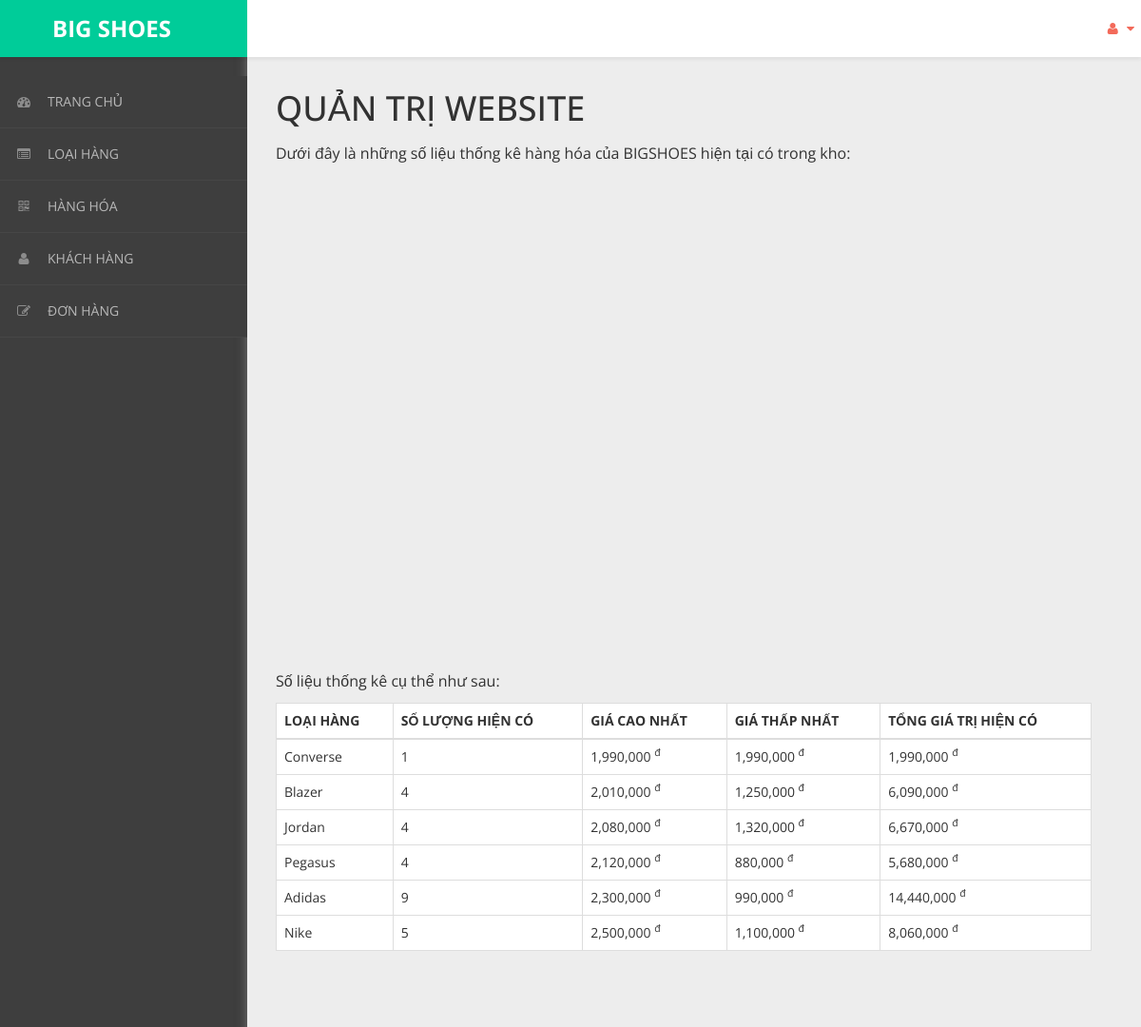
Before: /admin/content/thong-ke/thong-ke-list.php with the older database file.
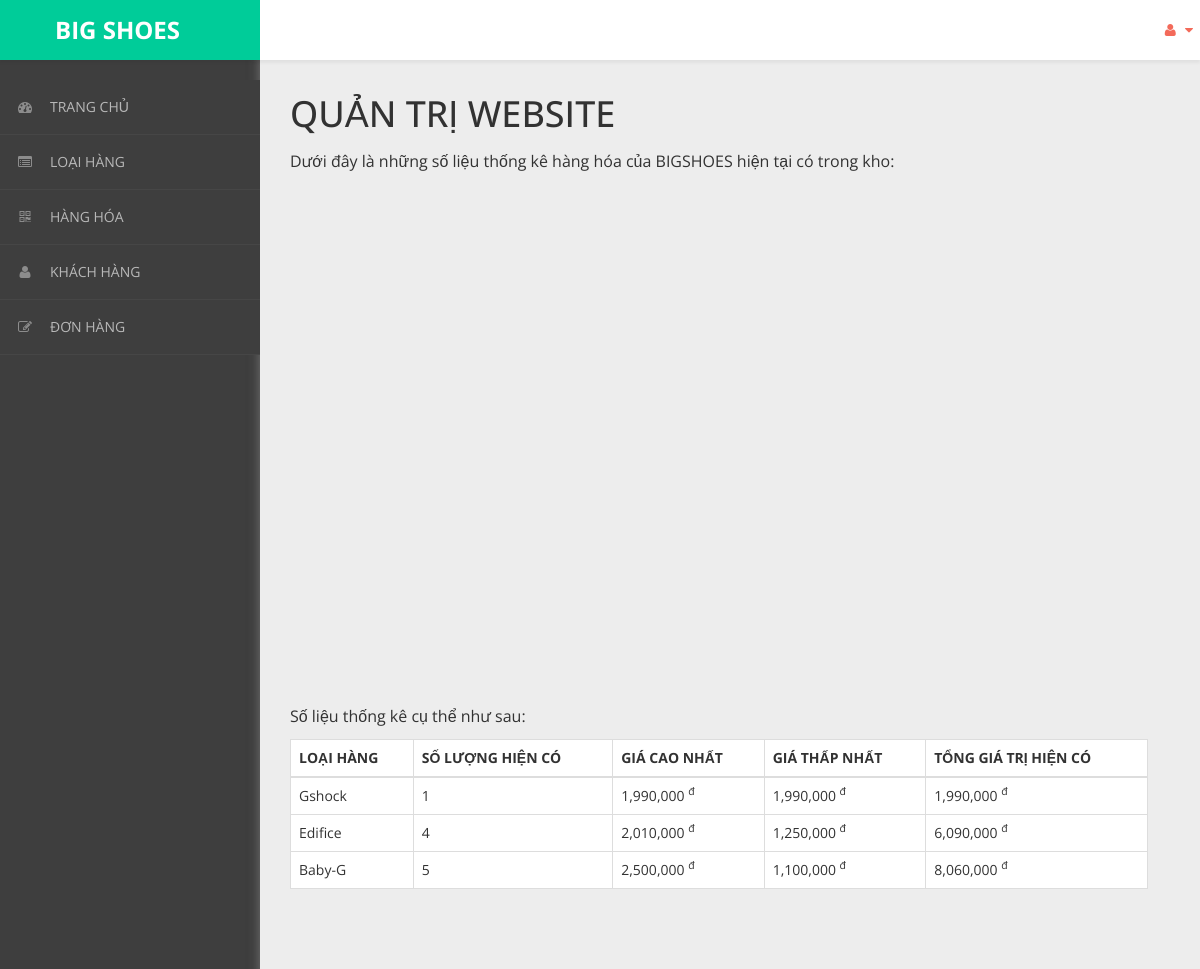
After: the same page with the newer database file.
### tables this page shows
CREATE TABLE `loai_hang` (
  `ma_loai` int(11) NOT NULL,
  `ten_loai` varchar(50) NOT NULL
);

### admin/dao/pdo.php (called while the page is built, shortened)
<?php
    function pdo_get_connection(){
        $pdo = new PDO("mysql:host=localhost;dbname=bigshoes",'root','');
        $pdo->setAttribute(PDO::ATTR_ERRMODE, PDO::ERRMODE_EXCEPTION);
        return $pdo;
    }
    function pdo_query($sql){
        $sql_args = array_slice(func_get_args(),1);
        try{
            $conn = pdo_get_connection();
            $stmt = $conn ->prepare($sql);
            $stmt -> execute($sql_args);
            $rows = $stmt -> fetchAll();
            return $rows;
        }catch(PDOException $e){
            throw $e;
        }finally{
            unset($conn);
        }
    }
    ?>

### admin/dao/thong-ke.php (called while the page is built, shortened)
<?php
    require_once ('pdo.php');
    function thong_ke_hang_hoa(){
    $sql = "SELECT lo.ma_loai, lo.ten_loai,"
            . " COUNT(*) so_luong,"
            . " MIN(hh.don_gia) gia_min,"
            . " MAX(hh.don_gia) gia_max,"
            . " SUM(hh.don_gia) gia_sum"
            . " FROM hang_hoa hh "
            . " JOIN loai_hang lo ON lo.ma_loai=hh.ma_loai "
            . " GROUP BY lo.ma_loai, lo.ten_loai";
    return pdo_query($sql);
    }
?>

### admin/content/thong-ke/thong-ke-list.php (the view, shortened to what this page needs)
<!DOCTYPE html>
<html xmlns="http://www.w3.org/1999/xhtml">
<head>
    <link href="../../../css/admin/css/bootstrap.css" rel="stylesheet" />
    <link href="../../../css/admin/css/font-awesome.css" rel="stylesheet" />
    <link href="../../../css/admin/css/custom-styles.css" rel="stylesheet" />
                <?php
                require_once('../../dao/thong-ke.php');
                $items = thong_ke_hang_hoa();
                ?>
</head>
<body>
    <div id="wrapper">
        <nav class="navbar navbar-default top-navbar" role="navigation">
            <div class="navbar-header">
                <a class="navbar-brand" href="../../../../bigshoes/trang-chinh/" style="background:#00CC99;">
                    <strong style="margin-left: 40px;">BIG SHOES</strong></a>
            </div>
            <ul class="nav navbar-top-links navbar-right">
                <li class="dropdown">
                    <a class="dropdown-toggle" data-toggle="dropdown" href="#" aria-expanded="false">
                        <i class="fa fa-user fa-fw"></i> <i class="fa fa-caret-down"></i>
                    </a>
                </li>
            </ul>
        </nav>
        <nav class="navbar-default navbar-side" role="navigation">
            <div class="sidebar-collapse">
                <ul class="nav" id="main-menu">
                    <li>
                        <a href="../thong-ke/thong-ke-list.php"><i class="fa fa-dashboard"></i>TRANG CHỦ</a>
                    </li>
                    <li>
                        <a href="../loai-hang/loai-hang-list.php"><i class="fa fa-list-alt" aria-hidden="true"></i>LOẠI HÀNG</a>
                    </li>
                    <li>
                        <a href="../hang-hoa/hang-hoa-list.php"><i class="fa fa-qrcode"></i>HÀNG HÓA</a>
                    </li>
                    <li>
                        <a href="../khach-hang/khach-hang-list.php"><i class="fa fa-user"></i>KHÁCH HÀNG</a>
                    </li>
                    <li>
                        <a href="../hoa-don/hoa-don-list.php"><i class="fa fa-edit"></i>ĐƠN HÀNG</a>
                    </li>
                </ul>
            </div>
        </nav>
        <div id="page-wrapper">
            <div class="header">
                <div class="page-header">
                    <h1>QUẢN TRỊ WEBSITE</h1>
                    <p>Dưới đây là những số liệu thống kê hàng hóa của BIGSHOES hiện tại có trong kho: </p>
                    <div id="columnchart_values" style="width: 100%; height: 300px;"></div><br><br><br><br><br><br><br><br><br><br>
                    <p>Số liệu thống kê cụ thể như sau: </p>
                    <table class="table table-bordered" style="background-color:#fff">
                        <thead>
                            <tr>
                                <th>LOẠI HÀNG</th>
                                <th>SỐ LƯỢNG HIỆN CÓ</th>
                                <th>GIÁ CAO NHẤT</th>
                                <th>GIÁ THẤP NHẤT</th>
                                <th>TỔNG GIÁ TRỊ HIỆN CÓ</th>
                            </tr>
                        </thead>
                        <tbody>
                            <?php foreach ($items as $item) {
                                extract($item);
                            ?>
                                <tr>
                                    <td><?= $ten_loai ?></td>
                                    <td><?= $so_luong ?></td>
                                    <td><?= number_format($gia_max) ?> <sup>đ</sup></td>
                                    <td><?= number_format($gia_min) ?> <sup>đ</sup></td>
                                    <td><?= number_format($gia_sum) ?> <sup>đ</sup></td>
                                </tr>
                            <?php } ?>
                        </tbody>
                    </table>
                </div>
            </div>
        </div>
    </div>
</body>
</html>

### css/admin/css/custom-styles.css (style rules this page uses)
body { font-family: 'Open Sans', sans-serif; background: #3E3E3E; }
#wrapper { width: 100%; }
#page-wrapper { padding: 15px 15px; min-height: 600px; background: #EDEDED; }
h1, .h1, h2, .h2, h3, .h3 { margin-top: 7px; margin-bottom: -5px; }
p { font-size:16px; line-height:25px; padding-top:20px; }
.navbar-side { z-index: 0; }
.navbar-side .nav > li > a > i { color: #8C8C8C;padding: 8px;width: 30px;text-align: center; }
.top-navbar { position: fixed; width: 100%; z-index: 300; -webkit-box-shadow: 0 3px 3px rgba(0, 0, 0, 0.05); -moz-box-shadow: 0 3px 3px rgba(0, 0, 0, 0.05); box-shadow: 0 3px 3px rgba(0, 0, 0, 0.05); }
.navbar-side { z-index: 1; position: fixed; width: 260px; top: 80px; }
#page-wrapper { position: relative; top: 55px; box-shadow: 0 0 10px #757575; -moz-box-shadow: 0 0 10px #757575; -webkit-box-shadow: 0 0 10px #757575; }
.page-header { margin: 0;border-bottom: 1px solid transparent;text-align: left;background-color: rgb(237, 237, 237);padding: 32px 22px 32px 0;color: #323232; }
.header { margin: 0 30px; }
.top-navbar { margin:0px; }
.top-navbar .navbar-brand { color: #fff;width: 260px;text-align: left;height: 60px;font-size: 24px;font-weight: 700;line-height: 30px;background: #F36A5A; }
.top-navbar .nav > li { position: relative; display: inline-block; margin: 0px; padding: 0px; }
.top-navbar .nav > li > a { position: relative; display: block; padding: 20px;color: #FFFFFF; margin: 0px; }
.sidebar-collapse , .sidebar-collapse .nav { background:none; }
.sidebar-collapse .nav { padding:0; }
.sidebar-collapse .nav > li > a { color: #B8B8B8; background:transparent; text-shadow:none; font-size: 14px; }
.sidebar-collapse > .nav > li > a { padding: 12px 10px; }
.sidebar-collapse > .nav > li { border-bottom: 1px solid rgba(107, 108, 109, 0.19); }
.navbar-side { border:none; background: #3E3E3E; }
.top-navbar { background: #FFFFFF; border-bottom:none; }
.top-navbar .nav > li > a > i { margin-right: 2px; }
.navbar-default { border:0px solid black; }
.navbar-header { background: transparent; }
.nav > li > a > i { margin-right:10px; color: rgb(243, 106, 90); }
@media (min-width:768px) { #page-wrapper { margin: 0 0 0 260px; padding: 0; min-height: 1200px; } }
@media (min-width:768px) { .navbar-side { width: 260px; z-index: 1; } }
@media (min-width:768px) { .navbar { border-radius: 0px; } }

Changed rows visible on the page:
removed loai_hang: ten_loai "Jordan", so_luong "4", gia_max "2,080,000", gia_min "1,320,000", gia_sum "6,670,000"
removed loai_hang: ten_loai "Pegasus", so_luong "4", gia_max "2,120,000", gia_min "880,000", gia_sum "5,680,000"
removed loai_hang: ten_loai "Adidas", so_luong "9", gia_max "2,300,000", gia_min "990,000", gia_sum "14,440,000"
changed loai_hang: ten_loai "Converse" → "Gshock"
changed loai_hang: ten_loai "Blazer" → "Edifice"
changed loai_hang: ten_loai "Nike" → "Baby-G"
